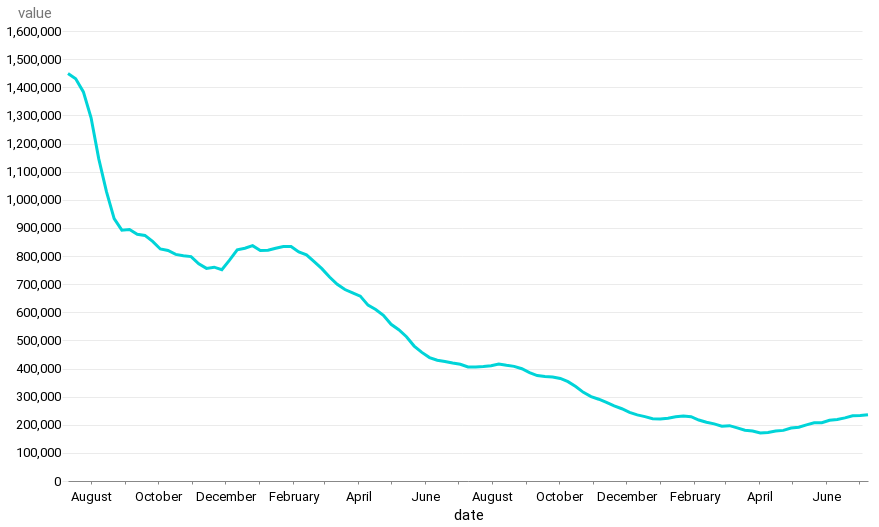

The code cell stored with this chart in its notebook:
### Markdown cell above
#### Chart it

### Code cell
alt.Chart(claims_df[claims_df["date"] >= two_yrs_ago]).mark_line().encode(
    x="date", y="value"
)

### Figure 1 — Vega-Lite specification as saved in the notebook (floating-point values rounded to 4 significant figures)
{"config": {"view": {"width": 800, "height": 450, "strokeOpacity": 0}, "background": "#ffffff", "title": {"anchor": "start", "font": "Summit Sans", "fontColor": "palette[\"black\"]", "fontSize": 18, "fontWeight": "normal"}, "arc": {"fill": "#00d4d8"}, "area": {"fill": "#00d4d8"}, "line": {"stroke": "#00d4d8", "strokeWidth": 3}, "path": {"stroke": "#00d4d8"}, "rect": {"fill": "#00d4d8"}, "shape": {"stroke": "#00d4d8"}, "bar": {"fill": "#00d4d8"}, "point": {"stroke": "#00d4d8"}, "symbol": {"fill": "#00d4d8", "size": 30}, "axis": {"titleFont": "Roboto", "titleFontSize": 15, "titleFontWeight": "normal", "labelFont": "Roboto, sans", "labelFontSize": 13, "labelFontWeight": "normal"}, "axisX": {"labelAngle": 0, "labelPadding": 6, "tickSize": 3, "grid": false}, "axisY": {"labelBaseline": "middle", "maxExtent": 45, "minExtent": 45, "titleAlign": "left", "titleAngle": 0, "titleX": -45, "titleY": -11, "domainOpacity": 0, "gridWidth": 0.6, "gridColor": "#dddddd", "offset": 6, "tickSize": 0, "titleColor": "#767676"}, "legend": {"titleFont": "Roboto", "titleFontSize": 15, "titleFontWeight": "normal", "symbolType": "square", "labelFont": "Roboto, sans", "labelFontSize": 13}, "range": {"category": ["#005f66", "#e37e2d", "#d64a3b", "#76b0ef", "#c1bc40"], "diverging": ["#e68a4f", "#f4bb6a", "#f9e39c", "#dadfe2", "#a6b7c6", "#849eae"], "heatmap": ["#7ff6f6", "#00eeef", "#00d4d8", "#00abb2", "#00848b", "#fbf2c7", "#00363d"], "ordinal": ["#7ff6f6", "#00eeef", "#00d4d8", "#00abb2", "#00848b", "#fbf2c7", "#00363d"], "ramp": ["#7ff6f6", "#00eeef", "#00d4d8", "#00abb2", "#00848b", "#fbf2c7", "#00363d"]}}, "data": {"name": "data-ae1315ec0def40a06d0be26a134a1ce1"}, "mark": "line", "encoding": {"x": {"field": "date", "type": "temporal"}, "y": {"field": "value", "type": "quantitative"}}, "$schema": "https://vega.github.io/schema/vega-lite/v4.17.0.json", "datasets": {"data-ae1315ec0def40a06d0be26a134a1ce1": [{"date": "2020-07-11T00:00:00", "value": 1448500, "indicator": "initial unemployment claims, 4-week avg"}, {"date": "2020-07-18T00:00:00", "value": 1430000, "indicator": "initial unemployment claims, 4-week avg"}, {"date": "2020-07-25T00:00:00", "value": 1383500, "indicator": "initial unemployment claims, 4-week avg"}, {"date": "2020-08-01T00:00:00", "value": 1291250, "indicator": "initial unemployment claims, 4-week avg"}, {"date": "2020-08-08T00:00:00", "value": 1145250, "indicator": "initial unemployment claims, 4-week avg"}, {"date": "2020-08-15T00:00:00", "value": 1028750, "indicator": "initial unemployment claims, 4-week avg"}, {"date": "2020-08-22T00:00:00", "value": 932750, "indicator": "initial unemployment claims, 4-week avg"}, {"date": "2020-08-29T00:00:00", "value": 892000, "indicator": "initial unemployment claims, 4-week avg"}, {"date": "2020-09-05T00:00:00", "value": 894000, "indicator": "initial unemployment claims, 4-week avg"}, {"date": "2020-09-12T00:00:00", "value": 877500, "indicator": "initial unemployment claims, 4-week avg"}, {"date": "2020-09-19T00:00:00", "value": 873250, "indicator": "initial unemployment claims, 4-week avg"}, {"date": "2020-09-26T00:00:00", "value": 851750, "indicator": "initial unemployment claims, 4-week avg"}, {"date": "2020-10-03T00:00:00", "value": 825000, "indicator": "initial unemployment claims, 4-week avg"}, {"date": "2020-10-10T00:00:00", "value": 819500, "indicator": "initial unemployment claims, 4-week avg"}, {"date": "2020-10-17T00:00:00", "value": 805750, "indicator": "initial unemployment claims, 4-week avg"}, {"date": "2020-10-24T00:00:00", "value": 801000, "indicator": "initial unemployment claims, 4-week avg"}, {"date": "2020-10-31T00:00:00", "value": 798000, "indicator": "initial unemployment claims, 4-week avg"}, {"date": "2020-11-07T00:00:00", "value": 772500, "indicator": "initial unemployment claims, 4-week avg"}, {"date": "2020-11-14T00:00:00", "value": 756000, "indicator": "initial unemployment claims, 4-week avg"}, {"date": "2020-11-21T00:00:00", "value": 760250, "indicator": "initial unemployment claims, 4-week avg"}, {"date": "2020-11-28T00:00:00", "value": 751250, "indicator": "initial unemployment claims, 4-week avg"}, {"date": "2020-12-05T00:00:00", "value": 785250, "indicator": "initial unemployment claims, 4-week avg"}, {"date": "2020-12-12T00:00:00", "value": 822250, "indicator": "initial unemployment claims, 4-week avg"}, {"date": "2020-12-19T00:00:00", "value": 827750, "indicator": "initial unemployment claims, 4-week avg"}, {"date": "2020-12-26T00:00:00", "value": 836750, "indicator": "initial unemployment claims, 4-week avg"}, {"date": "2021-01-02T00:00:00", "value": 819250, "indicator": "initial unemployment claims, 4-week avg"}, {"date": "2021-01-09T00:00:00", "value": 820250, "indicator": "initial unemployment claims, 4-week avg"}, {"date": "2021-01-16T00:00:00", "value": 827500, "indicator": "initial unemployment claims, 4-week avg"}, {"date": "2021-01-23T00:00:00", "value": 834000, "indicator": "initial unemployment claims, 4-week avg"}, {"date": "2021-01-30T00:00:00", "value": 834000, "indicator": "initial unemployment claims, 4-week avg"}, {"date": "2021-02-06T00:00:00", "value": 814500, "indicator": "initial unemployment claims, 4-week avg"}, {"date": "2021-02-13T00:00:00", "value": 804000, "indicator": "initial unemployment claims, 4-week avg"}, {"date": "2021-02-20T00:00:00", "value": 779750, "indicator": "initial unemployment claims, 4-week avg"}, {"date": "2021-02-27T00:00:00", "value": 755000, "indicator": "initial unemployment claims, 4-week avg"}, {"date": "2021-03-06T00:00:00", "value": 725250, "indicator": "initial unemployment claims, 4-week avg"}, {"date": "2021-03-13T00:00:00", "value": 699500, "indicator": "initial unemployment claims, 4-week avg"}, {"date": "2021-03-20T00:00:00", "value": 680750, "indicator": "initial unemployment claims, 4-week avg"}, {"date": "2021-03-27T00:00:00", "value": 669250, "indicator": "initial unemployment claims, 4-week avg"}, {"date": "2021-04-03T00:00:00", "value": 657250, "indicator": "initial unemployment claims, 4-week avg"}, {"date": "2021-04-10T00:00:00", "value": 625250, "indicator": "initial unemployment claims, 4-week avg"}, {"date": "2021-04-17T00:00:00", "value": 610000, "indicator": "initial unemployment claims, 4-week avg"}, {"date": "2021-04-24T00:00:00", "value": 589000, "indicator": "initial unemployment claims, 4-week avg"}, {"date": "2021-05-01T00:00:00", "value": 557000, "indicator": "initial unemployment claims, 4-week avg"}, {"date": "2021-05-08T00:00:00", "value": 537750, "indicator": "initial unemployment claims, 4-week avg"}, {"date": "2021-05-15T00:00:00", "value": 513000, "indicator": "initial unemployment claims, 4-week avg"}, {"date": "2021-05-22T00:00:00", "value": 479750, "indicator": "initial unemployment claims, 4-week avg"}, {"date": "2021-05-29T00:00:00", "value": 457250, "indicator": "initial unemployment claims, 4-week avg"}, {"date": "2021-06-05T00:00:00", "value": 438750, "indicator": "initial unemployment claims, 4-week avg"}, {"date": "2021-06-12T00:00:00", "value": 429250, "indicator": "initial unemployment claims, 4-week avg"}, {"date": "2021-06-19T00:00:00", "value": 425000, "indicator": "initial unemployment claims, 4-week avg"}, {"date": "2021-06-26T00:00:00", "value": 419500, "indicator": "initial unemployment claims, 4-week avg"}, {"date": "2021-07-03T00:00:00", "value": 415250, "indicator": "initial unemployment claims, 4-week avg"}, {"date": "2021-07-10T00:00:00", "value": 405750, "indicator": "initial unemployment claims, 4-week avg"}, {"date": "2021-07-17T00:00:00", "value": 405750, "indicator": "initial unemployment claims, 4-week avg"}, {"date": "2021-07-24T00:00:00", "value": 407250, "indicator": "initial unemployment claims, 4-week avg"}, {"date": "2021-07-31T00:00:00", "value": 410000, "indicator": "initial unemployment claims, 4-week avg"}, {"date": "2021-08-07T00:00:00", "value": 416250, "indicator": "initial unemployment claims, 4-week avg"}, {"date": "2021-08-14T00:00:00", "value": 411500, "indicator": "initial unemployment claims, 4-week avg"}, {"date": "2021-08-21T00:00:00", "value": 407500, "indicator": "initial unemployment claims, 4-week avg"}, {"date": "2021-08-28T00:00:00", "value": 399250, "indicator": "initial unemployment claims, 4-week avg"}, {"date": "2021-09-04T00:00:00", "value": 385500, "indicator": "initial unemployment claims, 4-week avg"}, {"date": "2021-09-11T00:00:00", "value": 375000, "indicator": "initial unemployment claims, 4-week avg"}, {"date": "2021-09-18T00:00:00", "value": 371250, "indicator": "initial unemployment claims, 4-week avg"}, {"date": "2021-09-25T00:00:00", "value": 370000, "indicator": "initial unemployment claims, 4-week avg"}, {"date": "2021-10-02T00:00:00", "value": 364750, "indicator": "initial unemployment claims, 4-week avg"}, {"date": "2021-10-09T00:00:00", "value": 353250, "indicator": "initial unemployment claims, 4-week avg"}, {"date": "2021-10-16T00:00:00", "value": 335750, "indicator": "initial unemployment claims, 4-week avg"}, {"date": "2021-10-23T00:00:00", "value": 315250, "indicator": "initial unemployment claims, 4-week avg"}, {"date": "2021-10-30T00:00:00", "value": 300250, "indicator": "initial unemployment claims, 4-week avg"}, {"date": "2021-11-06T00:00:00", "value": 290750, "indicator": "initial unemployment claims, 4-week avg"}, {"date": "2021-11-13T00:00:00", "value": 279500, "indicator": "initial unemployment claims, 4-week avg"}, {"date": "2021-11-20T00:00:00", "value": 267000, "indicator": "initial unemployment claims, 4-week avg"}, {"date": "2021-11-27T00:00:00", "value": 257000, "indicator": "initial unemployment claims, 4-week avg"}, {"date": "2021-12-04T00:00:00", "value": 244250, "indicator": "initial unemployment claims, 4-week avg"}, {"date": "2021-12-11T00:00:00", "value": 235000, "indicator": "initial unemployment claims, 4-week avg"}, {"date": "2021-12-18T00:00:00", "value": 229000, "indicator": "initial unemployment claims, 4-week avg"}, {"date": "2021-12-25T00:00:00", "value": 221750, "indicator": "initial unemployment claims, 4-week avg"}, {"date": "2022-01-01T00:00:00", "value": 220750, "indicator": "initial unemployment claims, 4-week avg"}, {"date": "2022-01-08T00:00:00", "value": 223250, "indicator": "initial unemployment claims, 4-week avg"}, {"date": "2022-01-15T00:00:00", "value": 228250, "indicator": "initial unemployment claims, 4-week avg"}, {"date": "2022-01-22T00:00:00", "value": 231000, "indicator": "initial unemployment claims, 4-week avg"}, {"date": "2022-01-29T00:00:00", "value": 228500, "indicator": "initial unemployment claims, 4-week avg"}, {"date": "2022-02-05T00:00:00", "value": 216750, "indicator": "initial unemployment claims, 4-week avg"}, {"date": "2022-02-12T00:00:00", "value": 209000, "indicator": "initial unemployment claims, 4-week avg"}, {"date": "2022-02-19T00:00:00", "value": 203000, "indicator": "initial unemployment claims, 4-week avg"}, {"date": "2022-02-26T00:00:00", "value": 195000, "indicator": "initial unemployment claims, 4-week avg"}, {"date": "2022-03-05T00:00:00", "value": 196750, "indicator": "initial unemployment claims, 4-week avg"}, {"date": "2022-03-12T00:00:00", "value": 188750, "indicator": "initial unemployment claims, 4-week avg"}, {"date": "2022-03-19T00:00:00", "value": 180750, "indicator": "initial unemployment claims, 4-week avg"}, {"date": "2022-03-26T00:00:00", "value": 178000, "indicator": "initial unemployment claims, 4-week avg"}, {"date": "2022-04-02T00:00:00", "value": 170500, "indicator": "initial unemployment claims, 4-week avg"}, {"date": "2022-04-09T00:00:00", "value": 172750, "indicator": "initial unemployment claims, 4-week avg"}, {"date": "2022-04-16T00:00:00", "value": 177500, "indicator": "initial unemployment claims, 4-week avg"}, {"date": "2022-04-23T00:00:00", "value": 180000, "indicator": "initial unemployment claims, 4-week avg"}, {"date": "2022-04-30T00:00:00", "value": 188500, "indicator": "initial unemployment claims, 4-week avg"}, {"date": "2022-05-07T00:00:00", "value": 191250, "indicator": "initial unemployment claims, 4-week avg"}, {"date": "2022-05-14T00:00:00", "value": 199500, "indicator": "initial unemployment claims, 4-week avg"}, {"date": "2022-05-21T00:00:00", "value": 207000, "indicator": "initial unemployment claims, 4-week avg"}, {"date": "2022-05-28T00:00:00", "value": 207000, "indicator": "initial unemployment claims, 4-week avg"}, {"date": "2022-06-04T00:00:00", "value": 215750, "indicator": "initial unemployment claims, 4-week avg"}, {"date": "2022-06-11T00:00:00", "value": 219000, "indicator": "initial unemployment claims, 4-week avg"}, {"date": "2022-06-18T00:00:00", "value": 224500, "indicator": "initial unemployment claims, 4-week avg"}, {"date": "2022-06-25T00:00:00", "value": 231750, "indicator": "initial unemployment claims, 4-week avg"}, {"date": "2022-07-02T00:00:00", "value": 232500, "indicator": "initial unemployment claims, 4-week avg"}, {"date": "2022-07-09T00:00:00", "value": 235750, "indicator": "initial unemployment claims, 4-week avg"}]}}
